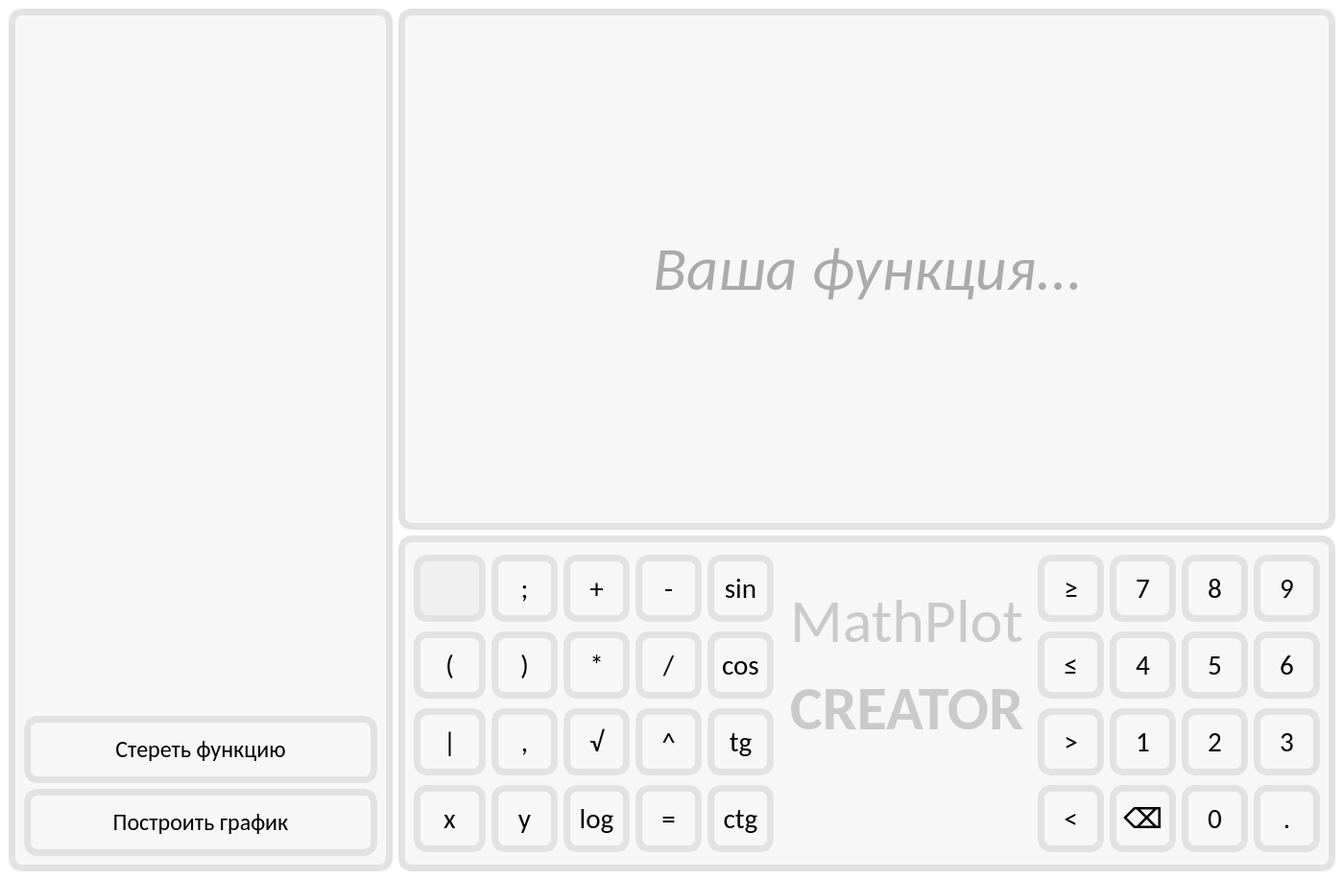
<?xml version="1.0" encoding="UTF-8"?>
<ui version="4.0">
 <class>MainWindow</class>
 <widget class="QMainWindow" name="MainWindow">
  <property name="geometry">
   <rect>
    <x>0</x>
    <y>0</y>
    <width>1400</width>
    <height>917</height>
   </rect>
  </property>
  <property name="minimumSize">
   <size>
    <width>1400</width>
    <height>630</height>
   </size>
  </property>
  <property name="windowTitle">
   <string>MainWindow</string>
  </property>
  <property name="styleSheet">
   <string notr="true">background-color: white;
font-family: calibri</string>
  </property>
  <widget class="QWidget" name="centralwidget">
   <layout class="QHBoxLayout" name="horizontalLayout_2">
    <item>
     <widget class="QGroupBox" name="left_panel">
      <property name="minimumSize">
       <size>
        <width>300</width>
        <height>0</height>
       </size>
      </property>
      <property name="maximumSize">
       <size>
        <width>400</width>
        <height>16777215</height>
       </size>
      </property>
      <property name="styleSheet">
       <string notr="true">background-color: rgb(247, 247, 247);
border: 7px solid rgb(226, 226, 226);
border-radius: 14px</string>
      </property>
      <property name="title">
       <string/>
      </property>
      <layout class="QVBoxLayout" name="verticalLayout_2">
       <item>
        <widget class="QGroupBox" name="groupBox">
         <property name="styleSheet">
          <string notr="true">border: 7px solid rgb(247, 247, 247);
border-radius: 14px</string>
         </property>
         <property name="title">
          <string/>
         </property>
        </widget>
       </item>
       <item>
        <widget class="QPushButton" name="del_func">
         <property name="minimumSize">
          <size>
           <width>0</width>
           <height>70</height>
          </size>
         </property>
         <property name="font">
          <font>
           <family>calibri</family>
           <pointsize>18</pointsize>
          </font>
         </property>
         <property name="styleSheet">
          <string notr="true">QPushButton {
color: wight;
background-color: rgb(247, 247, 247);
border: 7px solid rgb(226, 226, 226);
border-radius: 14px;
}
QPushButton:hover{
background-color: rgb(240,240, 240);
}

QPushButton:pressed{
background-color: rgb(235,235, 235);
}</string>
         </property>
         <property name="text">
          <string>Стереть функцию</string>
         </property>
        </widget>
       </item>
       <item>
        <widget class="QPushButton" name="build_plot">
         <property name="minimumSize">
          <size>
           <width>0</width>
           <height>70</height>
          </size>
         </property>
         <property name="font">
          <font>
           <family>calibri</family>
           <pointsize>18</pointsize>
           <italic>false</italic>
          </font>
         </property>
         <property name="mouseTracking">
          <bool>false</bool>
         </property>
         <property name="styleSheet">
          <string notr="true">QPushButton {
color: wight;
background-color: rgb(247, 247, 247);
border: 7px solid rgb(226, 226, 226);
border-radius: 14px;
}
QPushButton:hover{
background-color: rgb(240,240, 240);
}

QPushButton:pressed{
background-color: rgb(235,235, 235);
}</string>
         </property>
         <property name="text">
          <string>Построить график</string>
         </property>
        </widget>
       </item>
      </layout>
     </widget>
    </item>
    <item>
     <layout class="QHBoxLayout" name="horizontalLayout">
      <item>
       <layout class="QVBoxLayout" name="verticalLayout">
        <item>
         <widget class="QLabel" name="now_func">
          <property name="styleSheet">
           <string notr="true">background-color: rgb(247, 247, 247);
border: 7px solid rgb(226, 226, 226);
border-radius: 14px;

color:rgb(170, 170, 170)</string>
          </property>
          <property name="text">
           <string>&lt;html&gt;&lt;head/&gt;&lt;body&gt;&lt;p align=&quot;center&quot;&gt;&lt;span style=&quot; font-size:48pt; font-style:italic; color:#aaaaaa;&quot;&gt;Ваша функция...&lt;/span&gt;&lt;/p&gt;&lt;/body&gt;&lt;/html&gt;</string>
          </property>
         </widget>
        </item>
        <item>
         <widget class="QGroupBox" name="buttons">
          <property name="minimumSize">
           <size>
            <width>0</width>
            <height>300</height>
           </size>
          </property>
          <property name="maximumSize">
           <size>
            <width>16777215</width>
            <height>350</height>
           </size>
          </property>
          <property name="styleSheet">
           <string notr="true">background-color: rgb(247, 247, 247);
border: 7px solid rgb(226, 226, 226);
border-radius: 14px</string>
          </property>
          <property name="title">
           <string/>
          </property>
          <layout class="QGridLayout" name="gridLayout">
           <item row="5" column="3">
            <widget class="QPushButton" name="button_log">
             <property name="minimumSize">
              <size>
               <width>50</width>
               <height>70</height>
              </size>
             </property>
             <property name="font">
              <font>
               <family>calibri</family>
               <pointsize>22</pointsize>
              </font>
             </property>
             <property name="styleSheet">
              <string notr="true">QPushButton {
color: wight;
background-color: rgb(247, 247, 247);
border: 7px solid rgb(226, 226, 226);
border-radius: 14px;
}
QPushButton:hover{
background-color: rgb(240,240, 240);
}

QPushButton:pressed{
background-color: rgb(235,235, 235);
}</string>
             </property>
             <property name="text">
              <string>log</string>
             </property>
            </widget>
           </item>
           <item row="3" column="3">
            <widget class="QPushButton" name="button_mult">
             <property name="minimumSize">
              <size>
               <width>50</width>
               <height>70</height>
              </size>
             </property>
             <property name="font">
              <font>
               <family>calibri</family>
               <pointsize>22</pointsize>
              </font>
             </property>
             <property name="styleSheet">
              <string notr="true">QPushButton {
color: wight;
background-color: rgb(247, 247, 247);
border: 7px solid rgb(226, 226, 226);
border-radius: 14px;
}
QPushButton:hover{
background-color: rgb(240,240, 240);
}

QPushButton:pressed{
background-color: rgb(235,235, 235);
}</string>
             </property>
             <property name="text">
              <string>*</string>
             </property>
            </widget>
           </item>
           <item row="5" column="1">
            <widget class="QPushButton" name="button_y">
             <property name="minimumSize">
              <size>
               <width>50</width>
               <height>70</height>
              </size>
             </property>
             <property name="maximumSize">
              <size>
               <width>16777215</width>
               <height>16777215</height>
              </size>
             </property>
             <property name="font">
              <font>
               <family>calibri</family>
               <pointsize>22</pointsize>
              </font>
             </property>
             <property name="styleSheet">
              <string notr="true">QPushButton {
color: wight;
background-color: rgb(247, 247, 247);
border: 7px solid rgb(226, 226, 226);
border-radius: 14px;
}
QPushButton:hover{
background-color: rgb(240,240, 240);
}

QPushButton:pressed{
background-color: rgb(235,235, 235);
}</string>
             </property>
             <property name="text">
              <string>y</string>
             </property>
            </widget>
           </item>
           <item row="5" column="21">
            <widget class="QPushButton" name="button_point">
             <property name="minimumSize">
              <size>
               <width>50</width>
               <height>70</height>
              </size>
             </property>
             <property name="font">
              <font>
               <family>calibri</family>
               <pointsize>22</pointsize>
              </font>
             </property>
             <property name="styleSheet">
              <string notr="true">QPushButton {
color: wight;
background-color: rgb(247, 247, 247);
border: 7px solid rgb(226, 226, 226);
border-radius: 14px;
}
QPushButton:hover{
background-color: rgb(240,240, 240);
}

QPushButton:pressed{
background-color: rgb(235,235, 235);
}</string>
             </property>
             <property name="text">
              <string>.</string>
             </property>
            </widget>
           </item>
           <item row="5" column="19">
            <widget class="QPushButton" name="button_backspace">
             <property name="minimumSize">
              <size>
               <width>50</width>
               <height>70</height>
              </size>
             </property>
             <property name="font">
              <font>
               <family>calibri</family>
               <pointsize>22</pointsize>
               <weight>75</weight>
               <italic>false</italic>
               <bold>true</bold>
               <underline>false</underline>
               <strikeout>false</strikeout>
              </font>
             </property>
             <property name="styleSheet">
              <string notr="true">QPushButton {
color: wight;
background-color: rgb(247, 247, 247);
border: 7px solid rgb(226, 226, 226);
border-radius: 14px;
}
QPushButton:hover{
background-color: rgb(240,240, 240);
}

QPushButton:pressed{
background-color: rgb(235,235, 235);
}</string>
             </property>
             <property name="text">
              <string>⌫</string>
             </property>
            </widget>
           </item>
           <item row="2" column="21">
            <widget class="QPushButton" name="button_9">
             <property name="minimumSize">
              <size>
               <width>65</width>
               <height>70</height>
              </size>
             </property>
             <property name="font">
              <font>
               <family>calibri</family>
               <pointsize>22</pointsize>
              </font>
             </property>
             <property name="styleSheet">
              <string notr="true">QPushButton {
color: wight;
background-color: rgb(247, 247, 247);
border: 7px solid rgb(226, 226, 226);
border-radius: 14px;
}
QPushButton:hover{
background-color: rgb(240,240, 240);
}

QPushButton:pressed{
background-color: rgb(235,235, 235);
}</string>
             </property>
             <property name="text">
              <string>9</string>
             </property>
            </widget>
           </item>
           <item row="5" column="20">
            <widget class="QPushButton" name="button_0">
             <property name="minimumSize">
              <size>
               <width>50</width>
               <height>70</height>
              </size>
             </property>
             <property name="font">
              <font>
               <family>calibri</family>
               <pointsize>22</pointsize>
              </font>
             </property>
             <property name="styleSheet">
              <string notr="true">QPushButton {
color: wight;
background-color: rgb(247, 247, 247);
border: 7px solid rgb(226, 226, 226);
border-radius: 14px;
}
QPushButton:hover{
background-color: rgb(240,240, 240);
}

QPushButton:pressed{
background-color: rgb(235,235, 235);
}</string>
             </property>
             <property name="text">
              <string>0</string>
             </property>
            </widget>
           </item>
           <item row="4" column="3">
            <widget class="QPushButton" name="button_sqrt">
             <property name="minimumSize">
              <size>
               <width>50</width>
               <height>70</height>
              </size>
             </property>
             <property name="font">
              <font>
               <family>calibri</family>
               <pointsize>22</pointsize>
              </font>
             </property>
             <property name="styleSheet">
              <string notr="true">QPushButton {
color: wight;
background-color: rgb(247, 247, 247);
border: 7px solid rgb(226, 226, 226);
border-radius: 14px;
}
QPushButton:hover{
background-color: rgb(240,240, 240);
}

QPushButton:pressed{
background-color: rgb(235,235, 235);
}</string>
             </property>
             <property name="text">
              <string>√</string>
             </property>
            </widget>
           </item>
           <item row="3" column="20">
            <widget class="QPushButton" name="button_5">
             <property name="minimumSize">
              <size>
               <width>50</width>
               <height>70</height>
              </size>
             </property>
             <property name="font">
              <font>
               <family>calibri</family>
               <pointsize>22</pointsize>
              </font>
             </property>
             <property name="styleSheet">
              <string notr="true">QPushButton {
color: wight;
background-color: rgb(247, 247, 247);
border: 7px solid rgb(226, 226, 226);
border-radius: 14px;
}
QPushButton:hover{
background-color: rgb(240,240, 240);
}

QPushButton:pressed{
background-color: rgb(235,235, 235);
}</string>
             </property>
             <property name="text">
              <string>5</string>
             </property>
            </widget>
           </item>
           <item row="5" column="0">
            <widget class="QPushButton" name="button_x">
             <property name="minimumSize">
              <size>
               <width>50</width>
               <height>70</height>
              </size>
             </property>
             <property name="maximumSize">
              <size>
               <width>16777215</width>
               <height>16777215</height>
              </size>
             </property>
             <property name="font">
              <font>
               <family>calibri</family>
               <pointsize>22</pointsize>
              </font>
             </property>
             <property name="styleSheet">
              <string notr="true">QPushButton {
color: wight;
background-color: rgb(247, 247, 247);
border: 7px solid rgb(226, 226, 226);
border-radius: 14px;
}
QPushButton:hover{
background-color: rgb(240,240, 240);
}

QPushButton:pressed{
background-color: rgb(235,235, 235);
}</string>
             </property>
             <property name="text">
              <string>x</string>
             </property>
            </widget>
           </item>
           <item row="4" column="20">
            <widget class="QPushButton" name="button_2">
             <property name="minimumSize">
              <size>
               <width>50</width>
               <height>70</height>
              </size>
             </property>
             <property name="font">
              <font>
               <family>calibri</family>
               <pointsize>22</pointsize>
              </font>
             </property>
             <property name="styleSheet">
              <string notr="true">QPushButton {
color: wight;
background-color: rgb(247, 247, 247);
border: 7px solid rgb(226, 226, 226);
border-radius: 14px;
}
QPushButton:hover{
background-color: rgb(240,240, 240);
}

QPushButton:pressed{
background-color: rgb(235,235, 235);
}</string>
             </property>
             <property name="text">
              <string>2</string>
             </property>
            </widget>
           </item>
           <item row="2" column="20">
            <widget class="QPushButton" name="button_8">
             <property name="minimumSize">
              <size>
               <width>65</width>
               <height>70</height>
              </size>
             </property>
             <property name="font">
              <font>
               <family>calibri</family>
               <pointsize>22</pointsize>
              </font>
             </property>
             <property name="styleSheet">
              <string notr="true">QPushButton {
color: wight;
background-color: rgb(247, 247, 247);
border: 7px solid rgb(226, 226, 226);
border-radius: 14px;
}
QPushButton:hover{
background-color: rgb(240,240, 240);
}

QPushButton:pressed{
background-color: rgb(235,235, 235);
}</string>
             </property>
             <property name="text">
              <string>8</string>
             </property>
            </widget>
           </item>
           <item row="4" column="1">
            <widget class="QPushButton" name="button_comma">
             <property name="minimumSize">
              <size>
               <width>50</width>
               <height>70</height>
              </size>
             </property>
             <property name="maximumSize">
              <size>
               <width>16777215</width>
               <height>16777215</height>
              </size>
             </property>
             <property name="font">
              <font>
               <family>calibri</family>
               <pointsize>22</pointsize>
              </font>
             </property>
             <property name="styleSheet">
              <string notr="true">QPushButton {
color: wight;
background-color: rgb(247, 247, 247);
border: 7px solid rgb(226, 226, 226);
border-radius: 14px;
}
QPushButton:hover{
background-color: rgb(240,240, 240);
}

QPushButton:pressed{
background-color: rgb(235,235, 235);
}</string>
             </property>
             <property name="text">
              <string>,</string>
             </property>
            </widget>
           </item>
           <item row="4" column="4">
            <widget class="QPushButton" name="button_power">
             <property name="minimumSize">
              <size>
               <width>50</width>
               <height>70</height>
              </size>
             </property>
             <property name="font">
              <font>
               <family>calibri</family>
               <pointsize>22</pointsize>
              </font>
             </property>
             <property name="styleSheet">
              <string notr="true">QPushButton {
color: wight;
background-color: rgb(247, 247, 247);
border: 7px solid rgb(226, 226, 226);
border-radius: 14px;
}
QPushButton:hover{
background-color: rgb(240,240, 240);
}

QPushButton:pressed{
background-color: rgb(235,235, 235);
}</string>
             </property>
             <property name="text">
              <string>^</string>
             </property>
            </widget>
           </item>
           <item row="4" column="19">
            <widget class="QPushButton" name="button_1">
             <property name="minimumSize">
              <size>
               <width>50</width>
               <height>70</height>
              </size>
             </property>
             <property name="font">
              <font>
               <family>calibri</family>
               <pointsize>22</pointsize>
              </font>
             </property>
             <property name="styleSheet">
              <string notr="true">QPushButton {
color: wight;
background-color: rgb(247, 247, 247);
border: 7px solid rgb(226, 226, 226);
border-radius: 14px;
}
QPushButton:hover{
background-color: rgb(240,240, 240);
}

QPushButton:pressed{
background-color: rgb(235,235, 235);
}</string>
             </property>
             <property name="text">
              <string>1</string>
             </property>
            </widget>
           </item>
           <item row="4" column="0">
            <widget class="QPushButton" name="button_abs">
             <property name="minimumSize">
              <size>
               <width>50</width>
               <height>70</height>
              </size>
             </property>
             <property name="maximumSize">
              <size>
               <width>16777215</width>
               <height>16777215</height>
              </size>
             </property>
             <property name="font">
              <font>
               <family>calibri</family>
               <pointsize>22</pointsize>
              </font>
             </property>
             <property name="styleSheet">
              <string notr="true">QPushButton {
color: wight;
background-color: rgb(247, 247, 247);
border: 7px solid rgb(226, 226, 226);
border-radius: 14px;
}
QPushButton:hover{
background-color: rgb(240,240, 240);
}

QPushButton:pressed{
background-color: rgb(235,235, 235);
}</string>
             </property>
             <property name="text">
              <string>|</string>
             </property>
            </widget>
           </item>
           <item row="3" column="21">
            <widget class="QPushButton" name="button_6">
             <property name="minimumSize">
              <size>
               <width>50</width>
               <height>70</height>
              </size>
             </property>
             <property name="font">
              <font>
               <family>calibri</family>
               <pointsize>22</pointsize>
              </font>
             </property>
             <property name="styleSheet">
              <string notr="true">QPushButton {
color: wight;
background-color: rgb(247, 247, 247);
border: 7px solid rgb(226, 226, 226);
border-radius: 14px;
}
QPushButton:hover{
background-color: rgb(240,240, 240);
}

QPushButton:pressed{
background-color: rgb(235,235, 235);
}</string>
             </property>
             <property name="text">
              <string>6</string>
             </property>
            </widget>
           </item>
           <item row="4" column="21">
            <widget class="QPushButton" name="button_3">
             <property name="minimumSize">
              <size>
               <width>50</width>
               <height>70</height>
              </size>
             </property>
             <property name="font">
              <font>
               <family>calibri</family>
               <pointsize>22</pointsize>
              </font>
             </property>
             <property name="styleSheet">
              <string notr="true">QPushButton {
color: wight;
background-color: rgb(247, 247, 247);
border: 7px solid rgb(226, 226, 226);
border-radius: 14px;
}
QPushButton:hover{
background-color: rgb(240,240, 240);
}

QPushButton:pressed{
background-color: rgb(235,235, 235);
}</string>
             </property>
             <property name="text">
              <string>3</string>
             </property>
            </widget>
           </item>
           <item row="2" column="19">
            <widget class="QPushButton" name="button_7">
             <property name="minimumSize">
              <size>
               <width>65</width>
               <height>70</height>
              </size>
             </property>
             <property name="font">
              <font>
               <family>calibri</family>
               <pointsize>22</pointsize>
              </font>
             </property>
             <property name="styleSheet">
              <string notr="true">QPushButton {
color: wight;
background-color: rgb(247, 247, 247);
border: 7px solid rgb(226, 226, 226);
border-radius: 14px;
}
QPushButton:hover{
background-color: rgb(240,240, 240);
}

QPushButton:pressed{
background-color: rgb(235,235, 235);
}</string>
             </property>
             <property name="text">
              <string>7</string>
             </property>
            </widget>
           </item>
           <item row="2" column="4">
            <widget class="QPushButton" name="button_minus">
             <property name="minimumSize">
              <size>
               <width>65</width>
               <height>70</height>
              </size>
             </property>
             <property name="maximumSize">
              <size>
               <width>110</width>
               <height>16777215</height>
              </size>
             </property>
             <property name="font">
              <font>
               <family>calibri</family>
               <pointsize>22</pointsize>
              </font>
             </property>
             <property name="styleSheet">
              <string notr="true">QPushButton {
color: wight;
background-color: rgb(247, 247, 247);
border: 7px solid rgb(226, 226, 226);
border-radius: 14px;
}
QPushButton:hover{
background-color: rgb(240,240, 240);
}

QPushButton:pressed{
background-color: rgb(235,235, 235);
}</string>
             </property>
             <property name="text">
              <string>-</string>
             </property>
            </widget>
           </item>
           <item row="2" column="3">
            <widget class="QPushButton" name="button_plus">
             <property name="minimumSize">
              <size>
               <width>50</width>
               <height>70</height>
              </size>
             </property>
             <property name="maximumSize">
              <size>
               <width>110</width>
               <height>16777215</height>
              </size>
             </property>
             <property name="font">
              <font>
               <family>calibri</family>
               <pointsize>22</pointsize>
              </font>
             </property>
             <property name="styleSheet">
              <string notr="true">QPushButton {
color: wight;
background-color: rgb(247, 247, 247);
border: 7px solid rgb(226, 226, 226);
border-radius: 14px;
}
QPushButton:hover{
background-color: rgb(240,240, 240);
}

QPushButton:pressed{
background-color: rgb(235,235, 235);
}</string>
             </property>
             <property name="text">
              <string>+</string>
             </property>
            </widget>
           </item>
           <item row="3" column="4">
            <widget class="QPushButton" name="button_division">
             <property name="minimumSize">
              <size>
               <width>50</width>
               <height>70</height>
              </size>
             </property>
             <property name="font">
              <font>
               <family>calibri</family>
               <pointsize>22</pointsize>
              </font>
             </property>
             <property name="styleSheet">
              <string notr="true">QPushButton {
color: wight;
background-color: rgb(247, 247, 247);
border: 7px solid rgb(226, 226, 226);
border-radius: 14px;
}
QPushButton:hover{
background-color: rgb(240,240, 240);
}

QPushButton:pressed{
background-color: rgb(235,235, 235);
}</string>
             </property>
             <property name="text">
              <string>/</string>
             </property>
            </widget>
           </item>
           <item row="3" column="19">
            <widget class="QPushButton" name="button_4">
             <property name="minimumSize">
              <size>
               <width>50</width>
               <height>70</height>
              </size>
             </property>
             <property name="font">
              <font>
               <family>calibri</family>
               <pointsize>22</pointsize>
              </font>
             </property>
             <property name="styleSheet">
              <string notr="true">QPushButton {
color: wight;
background-color: rgb(247, 247, 247);
border: 7px solid rgb(226, 226, 226);
border-radius: 14px;
}
QPushButton:hover{
background-color: rgb(240,240, 240);
}

QPushButton:pressed{
background-color: rgb(235,235, 235);
}</string>
             </property>
             <property name="text">
              <string>4</string>
             </property>
            </widget>
           </item>
           <item row="5" column="15">
            <widget class="QPushButton" name="button_less">
             <property name="minimumSize">
              <size>
               <width>65</width>
               <height>70</height>
              </size>
             </property>
             <property name="font">
              <font>
               <family>calibri</family>
               <pointsize>22</pointsize>
              </font>
             </property>
             <property name="styleSheet">
              <string notr="true">QPushButton {
color: wight;
background-color: rgb(247, 247, 247);
border: 7px solid rgb(226, 226, 226);
border-radius: 14px;
}
QPushButton:hover{
background-color: rgb(240,240, 240);
}

QPushButton:pressed{
background-color: rgb(235,235, 235);
}</string>
             </property>
             <property name="text">
              <string>&lt;</string>
             </property>
            </widget>
           </item>
           <item row="5" column="4">
            <widget class="QPushButton" name="button_equals">
             <property name="minimumSize">
              <size>
               <width>50</width>
               <height>70</height>
              </size>
             </property>
             <property name="font">
              <font>
               <family>calibri</family>
               <pointsize>22</pointsize>
              </font>
             </property>
             <property name="styleSheet">
              <string notr="true">QPushButton {
color: wight;
background-color: rgb(247, 247, 247);
border: 7px solid rgb(226, 226, 226);
border-radius: 14px;
}
QPushButton:hover{
background-color: rgb(240,240, 240);
}

QPushButton:pressed{
background-color: rgb(235,235, 235);
}</string>
             </property>
             <property name="text">
              <string>=</string>
             </property>
            </widget>
           </item>
           <item row="3" column="0">
            <widget class="QPushButton" name="button_op">
             <property name="minimumSize">
              <size>
               <width>50</width>
               <height>70</height>
              </size>
             </property>
             <property name="maximumSize">
              <size>
               <width>16777215</width>
               <height>16777215</height>
              </size>
             </property>
             <property name="font">
              <font>
               <family>calibri</family>
               <pointsize>22</pointsize>
              </font>
             </property>
             <property name="styleSheet">
              <string notr="true">QPushButton {
color: wight;
background-color: rgb(247, 247, 247);
border: 7px solid rgb(226, 226, 226);
border-radius: 14px;
}
QPushButton:hover{
background-color: rgb(240,240, 240);
}

QPushButton:pressed{
background-color: rgb(235,235, 235);
}</string>
             </property>
             <property name="text">
              <string>(</string>
             </property>
            </widget>
           </item>
           <item row="2" column="1">
            <widget class="QPushButton" name="button_csb">
             <property name="minimumSize">
              <size>
               <width>50</width>
               <height>70</height>
              </size>
             </property>
             <property name="maximumSize">
              <size>
               <width>110</width>
               <height>16777215</height>
              </size>
             </property>
             <property name="font">
              <font>
               <family>calibri</family>
               <pointsize>22</pointsize>
              </font>
             </property>
             <property name="styleSheet">
              <string notr="true">QPushButton {
color: wight;
background-color: rgb(247, 247, 247);
border: 7px solid rgb(226, 226, 226);
border-radius: 14px;
}
QPushButton:hover{
background-color: rgb(240,240, 240);
}

QPushButton:pressed{
background-color: rgb(235,235, 235);
}</string>
             </property>
             <property name="text">
              <string>;</string>
             </property>
            </widget>
           </item>
           <item row="2" column="0">
            <widget class="QPushButton" name="button_osb">
             <property name="minimumSize">
              <size>
               <width>50</width>
               <height>70</height>
              </size>
             </property>
             <property name="maximumSize">
              <size>
               <width>110</width>
               <height>16777215</height>
              </size>
             </property>
             <property name="font">
              <font>
               <family>calibri</family>
               <pointsize>22</pointsize>
              </font>
             </property>
             <property name="styleSheet">
              <string notr="true">QPushButton {
color: wight;
background-color: rgb(240, 240, 240);
border: 7px solid rgb(226, 226, 226);
border-radius: 14px;
}
</string>
             </property>
             <property name="text">
              <string/>
             </property>
            </widget>
           </item>
           <item row="4" column="15">
            <widget class="QPushButton" name="button_more">
             <property name="minimumSize">
              <size>
               <width>65</width>
               <height>70</height>
              </size>
             </property>
             <property name="font">
              <font>
               <family>calibri</family>
               <pointsize>22</pointsize>
              </font>
             </property>
             <property name="styleSheet">
              <string notr="true">QPushButton {
color: wight;
background-color: rgb(247, 247, 247);
border: 7px solid rgb(226, 226, 226);
border-radius: 14px;
}
QPushButton:hover{
background-color: rgb(240,240, 240);
}

QPushButton:pressed{
background-color: rgb(235,235, 235);
}</string>
             </property>
             <property name="text">
              <string>&gt;</string>
             </property>
            </widget>
           </item>
           <item row="2" column="13" rowspan="3">
            <widget class="QLabel" name="logotype">
             <property name="styleSheet">
              <string notr="true">border: 7px solid rgb(247, 247, 247);
border-radius: 14px</string>
             </property>
             <property name="text">
              <string>&lt;html&gt;&lt;head/&gt;&lt;body&gt;&lt;p align=&quot;center&quot;&gt;&lt;span style=&quot; font-size:48pt; color:#cacaca;&quot;&gt;MathPlot&lt;/span&gt;&lt;/p&gt;&lt;p align=&quot;center&quot;&gt;&lt;span style=&quot; font-size:48pt; font-weight:600; color:#cacaca;&quot;&gt;CREATOR&lt;/span&gt;&lt;/p&gt;&lt;/body&gt;&lt;/html&gt;</string>
             </property>
            </widget>
           </item>
           <item row="2" column="15">
            <widget class="QPushButton" name="button_moe">
             <property name="minimumSize">
              <size>
               <width>65</width>
               <height>70</height>
              </size>
             </property>
             <property name="font">
              <font>
               <family>calibri</family>
               <pointsize>22</pointsize>
              </font>
             </property>
             <property name="styleSheet">
              <string notr="true">QPushButton {
color: wight;
background-color: rgb(247, 247, 247);
border: 7px solid rgb(226, 226, 226);
border-radius: 14px;
}
QPushButton:hover{
background-color: rgb(240,240, 240);
}

QPushButton:pressed{
background-color: rgb(235,235, 235);
}</string>
             </property>
             <property name="text">
              <string>≥</string>
             </property>
            </widget>
           </item>
           <item row="3" column="1">
            <widget class="QPushButton" name="button_cp">
             <property name="minimumSize">
              <size>
               <width>50</width>
               <height>70</height>
              </size>
             </property>
             <property name="maximumSize">
              <size>
               <width>16777215</width>
               <height>16777215</height>
              </size>
             </property>
             <property name="font">
              <font>
               <family>calibri</family>
               <pointsize>22</pointsize>
              </font>
             </property>
             <property name="styleSheet">
              <string notr="true">QPushButton {
color: wight;
background-color: rgb(247, 247, 247);
border: 7px solid rgb(226, 226, 226);
border-radius: 14px;
}
QPushButton:hover{
background-color: rgb(240,240, 240);
}

QPushButton:pressed{
background-color: rgb(235,235, 235);
}</string>
             </property>
             <property name="text">
              <string>)</string>
             </property>
            </widget>
           </item>
           <item row="3" column="15">
            <widget class="QPushButton" name="button_loe">
             <property name="minimumSize">
              <size>
               <width>65</width>
               <height>70</height>
              </size>
             </property>
             <property name="font">
              <font>
               <family>calibri</family>
               <pointsize>22</pointsize>
              </font>
             </property>
             <property name="styleSheet">
              <string notr="true">QPushButton {
color: wight;
background-color: rgb(247, 247, 247);
border: 7px solid rgb(226, 226, 226);
border-radius: 14px;
}
QPushButton:hover{
background-color: rgb(240,240, 240);
}

QPushButton:pressed{
background-color: rgb(235,235, 235);
}</string>
             </property>
             <property name="text">
              <string>≤</string>
             </property>
            </widget>
           </item>
           <item row="3" column="10">
            <widget class="QPushButton" name="button_cos">
             <property name="minimumSize">
              <size>
               <width>50</width>
               <height>70</height>
              </size>
             </property>
             <property name="font">
              <font>
               <family>calibri</family>
               <pointsize>22</pointsize>
              </font>
             </property>
             <property name="styleSheet">
              <string notr="true">QPushButton {
color: wight;
background-color: rgb(247, 247, 247);
border: 7px solid rgb(226, 226, 226);
border-radius: 14px;
}
QPushButton:hover{
background-color: rgb(240,240, 240);
}

QPushButton:pressed{
background-color: rgb(235,235, 235);
}</string>
             </property>
             <property name="text">
              <string>cos</string>
             </property>
            </widget>
           </item>
           <item row="5" column="10">
            <widget class="QPushButton" name="button_ctg">
             <property name="minimumSize">
              <size>
               <width>50</width>
               <height>70</height>
              </size>
             </property>
             <property name="font">
              <font>
               <family>calibri</family>
               <pointsize>22</pointsize>
              </font>
             </property>
             <property name="styleSheet">
              <string notr="true">QPushButton {
color: wight;
background-color: rgb(247, 247, 247);
border: 7px solid rgb(226, 226, 226);
border-radius: 14px;
}
QPushButton:hover{
background-color: rgb(240,240, 240);
}

QPushButton:pressed{
background-color: rgb(235,235, 235);
}</string>
             </property>
             <property name="text">
              <string>ctg</string>
             </property>
            </widget>
           </item>
           <item row="4" column="10">
            <widget class="QPushButton" name="button_tg">
             <property name="minimumSize">
              <size>
               <width>50</width>
               <height>70</height>
              </size>
             </property>
             <property name="font">
              <font>
               <family>calibri</family>
               <pointsize>22</pointsize>
              </font>
             </property>
             <property name="styleSheet">
              <string notr="true">QPushButton {
color: wight;
background-color: rgb(247, 247, 247);
border: 7px solid rgb(226, 226, 226);
border-radius: 14px;
}
QPushButton:hover{
background-color: rgb(240,240, 240);
}

QPushButton:pressed{
background-color: rgb(235,235, 235);
}</string>
             </property>
             <property name="text">
              <string>tg</string>
             </property>
            </widget>
           </item>
           <item row="2" column="10">
            <widget class="QPushButton" name="button_sin">
             <property name="minimumSize">
              <size>
               <width>50</width>
               <height>70</height>
              </size>
             </property>
             <property name="maximumSize">
              <size>
               <width>110</width>
               <height>16777215</height>
              </size>
             </property>
             <property name="font">
              <font>
               <family>calibri</family>
               <pointsize>22</pointsize>
              </font>
             </property>
             <property name="styleSheet">
              <string notr="true">QPushButton {
color: wight;
background-color: rgb(247, 247, 247);
border: 7px solid rgb(226, 226, 226);
border-radius: 14px;
}
QPushButton:hover{
background-color: rgb(240,240, 240);
}

QPushButton:pressed{
background-color: rgb(235,235, 235);
}</string>
             </property>
             <property name="text">
              <string>sin</string>
             </property>
            </widget>
           </item>
          </layout>
         </widget>
        </item>
       </layout>
      </item>
     </layout>
    </item>
   </layout>
  </widget>
 </widget>
 <resources/>
 <connections/>
</ui>
